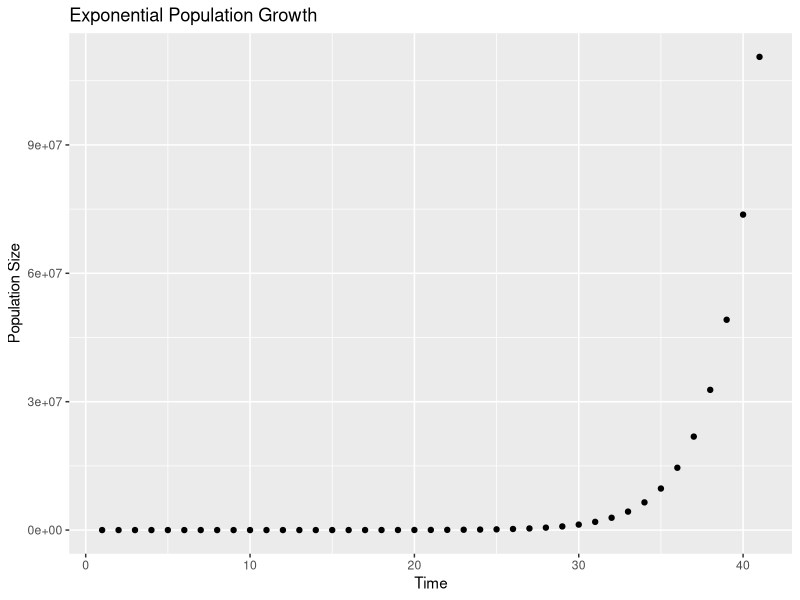
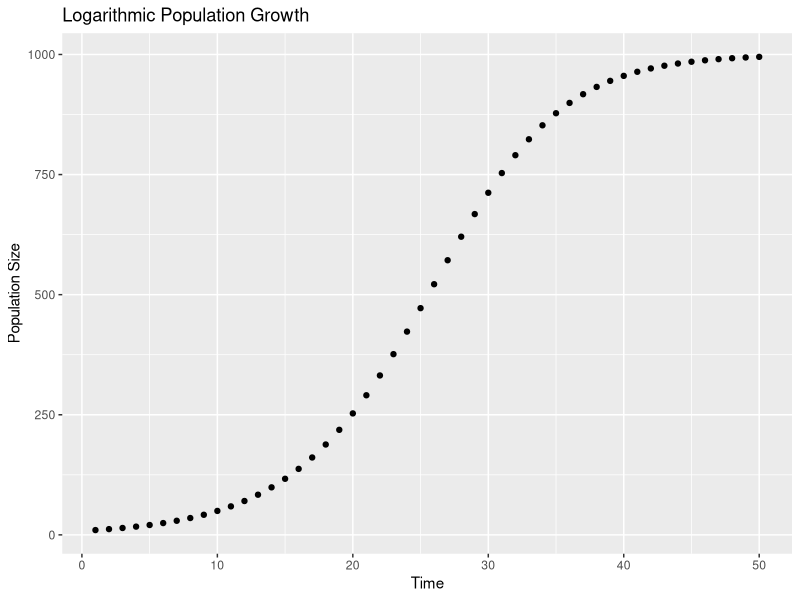

Write the R code that produced these figures, in order. (Note: this script raises an error after producing the figures.)
## ---- chunk 1
library(tidyverse)
## ---- chunk 2
exp_growth <- function(xt,r){
  r * xt
}

simulate <- function(max_time, x0, r){
  
  x <- numeric(max_time)
  x[1] <- x0
  
  for (t in 1:(max_time - 1)){
    x[t+1] <- exp_growth(x[t],r)
  }
  
  pop_data <- data_frame(time = 1:max_time, population_size = x)
  pop_data
  
  
}

simulate(41,10,1.5)
## ---- chunk 3
simulate(41,10,1.5) %>%
  ggplot( aes(x = time, y = population_size)) +
      geom_point() +
      xlab('Time') +
      ylab('Population Size') + 
      ggtitle('Exponential Population Growth')
## ---- chunk 4
growth <- function(xt, r, K){
  x_t <- r * xt*(1-(xt/K))
}


simulate2 <- function(max_time, x0, r, K){
  
  x <- numeric(max_time)
  x[1] <- x0
  
  for (t in 1:(max_time - 1)){
    x[t+1] <- growth(x[t],r,K) + x[t]
  }
  
  pop_data <- data_frame(time = 1:max_time, population_size = x)
  pop_data
}

simulate2(50,10,0.2,1000) %>%
  ggplot(aes(time,population_size)) +
  geom_point() +
  xlab('Time') +
  ylab('Population Size') + 
  ggtitle('Logarithmic Population Growth')
## ---- chunk 5
r_range <- seq(1,3,length.out = 400)

df<- simulate2(100,10,r_range[1],100) %>%
  filter(time == 100) %>%
  mutate(r = r)

for (r in r_range){
  df1 <- simulate2(300,10,r,100) %>%
    filter(time > 200) %>%
    mutate(r = r)
  
  df <- bind_rows(df, df1)
}

df %>% ggplot(aes(r,population_size)) +
  geom_point(size = 0.1)
